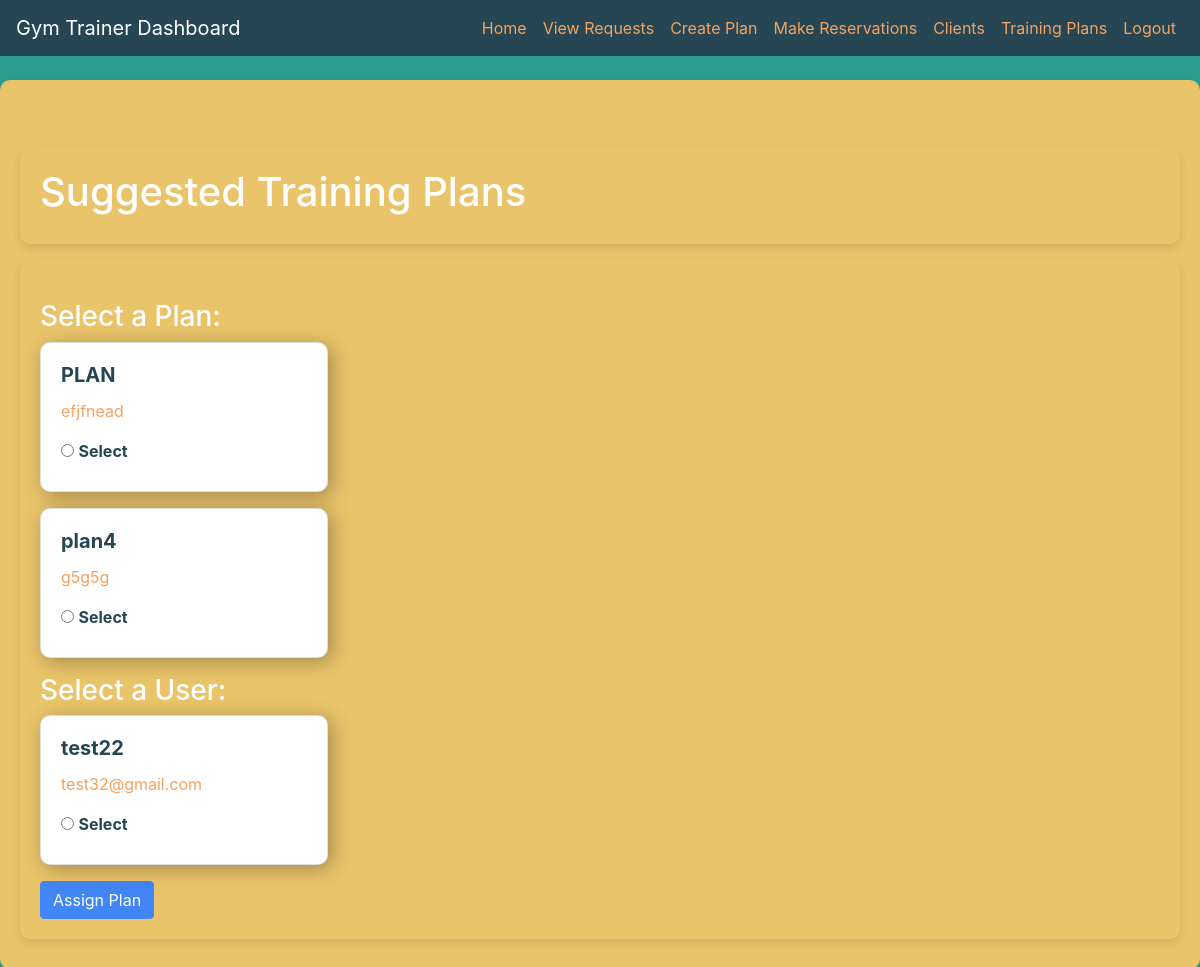
/members/suggest_training_plans/ (signed in), run on the app's committed database.
### Members/models.py (models this page shows, shortened)
class TrainingPlan(models.Model):
    plan_name = models.CharField(max_length=255)
    description = models.TextField()
    duration = models.IntegerField()  # Duration in days, weeks, etc.
    created_by_trainer = models.ForeignKey(FitnessTrainer, on_delete=models.CASCADE, null=True, blank=True)
    amount = models.DecimalField(max_digits=10, decimal_places=2, null=True, blank=True)

class FitnessUser(models.Model):
    user = models.OneToOneField(CustomUser, on_delete=models.CASCADE)
    fitness_goal = models.CharField(max_length=255)
    height = models.FloatField()
    weight = models.FloatField()

### users/models.py (models this page shows, shortened)
class CustomUser(AbstractBaseUser, PermissionsMixin):
    username = models.CharField(max_length=100, unique=True)
    email = models.EmailField(unique=True)
    first_name = models.CharField(max_length=100)
    last_name = models.CharField(max_length=100)
    role = models.CharField(max_length=20)  # Define roles (e.g., "FitnessUser", "FitnessTrainer", "SportsTrainer")
    description = models.TextField(blank=True, null=True)
    profile_picture = models.ImageField(upload_to='profile_pics/', blank=True, null=True)
    address = models.TextField(blank=True, null=True)
    contact_number = models.CharField(max_length=15, blank=True, null=True)
    second_contact_number = models.CharField(max_length=15, blank=True, null=True)# Add the description field
    is_active = models.BooleanField(default=True)
    is_staff = models.BooleanField(default=False)
    objects = CustomUserManager()
    USERNAME_FIELD = 'email'
    REQUIRED_FIELDS = ['username']

### Members/views.py (the view, shortened to what this page needs)
# urls.py: path('suggest_training_plans/', views.suggest_training_plans, name='suggest_training_plans'),
def suggest_training_plans(request):
    trainer = request.user.fitnesstrainer
    accepted_plan_user_ids = TrainingPlanAssignment.objects.filter(
        plan__created_by_trainer=trainer,
        is_accepted=True,
    ).values('user_id')
    connected_users = FitnessUser.objects.filter(
        traineruserconnection__fitness_trainer=trainer,
    ).exclude(
        id__in=Subquery(accepted_plan_user_ids)
    )
    available_plans = TrainingPlan.objects.filter(created_by_trainer=trainer)
    context = {'connected_users': connected_users, 'available_plans': available_plans}
    return render(request, 'suggest_training_plans.html', context)

### Members/templates/suggest_training_plans.html (shortened to what this page needs)
{% extends "Navbar.html" %}
{% block content %}
<div class="container mt-5">
    <h1>Suggested Training Plans</h1>
</div>
<div class="container mt-3">
    <form method="post" action="{% url 'Members:suggest_training_plans' %}">
        <h3>Select a Plan:</h3>
        {% for plan in available_plans %}
        <div class="card mb-3 custom-card">
            <div class="card-body">
                <h5 class="card-title custom-card-title">{{ plan.plan_name }}</h5>
                <p class="card-text custom-card-text">{{ plan.description }}</p>
                <input type="radio" name="selected_plan" value="{{ plan.id }}" id="plan_{{ plan.id }}" class="custom-radio-input">
                <label for="plan_{{ plan.id }}" class="custom-radio-label">Select</label>
            </div>
        </div>
        {% endfor %}
        <h3>Select a User:</h3>
        {% for user in connected_users %}
            <div class="card mb-3" style="width: 18rem;">
                <div class="card-body">
                    <h5 class="card-title custom-card-title">{{ user.user.username }}</h5>
                    <p class="card-text custom-card-text">{{ user.user.email }}</p>
                    <input type="radio" name="selected_user" value="{{ user.id }}" id="user_{{ user.id }}">
                    <label for="user_{{ user.id }}">Select</label>
                </div>
            </div>
        {% endfor %}
        <button type="submit" class="btn btn-primary">Assign Plan</button>
    </form>
</div>
{% endblock %}

### Members/templates/Navbar.html (style rules this page uses)
body { background-color: #2A9D8F!important; }
.container { background-color: #E9C46A!important; padding: 20px; border-radius: 10px; }
.container { max-width: 1400px; margin: 10px auto; padding: 20px; background-color: #333; border-radius: 10px; box-shadow: 0 4px 8px rgba(0, 0, 0, 0.1); color: #fff; }
form { margin-top: 20px; }
label { font-weight: bold; color: #264653!important; ; }
.btn-primary { background-color: #4285F4; border-color: #4285F4; }
.card { background-color: #d3d3d3 padding: 1em; box-shadow: 4px 4px 20px rgba(0, 0, 0, 0.3); border-radius: 10px; transition: 200ms ease-in-out; }
.custom-card { width: 18rem; }
.custom-card-title { font-size: 1.25rem; font-weight: bold; color: #264653; }
.custom-card-text { color: #F4A261; }

### data on the page
TrainingPlan: plan_name "PLAN", description "efjfnead"
TrainingPlan: plan_name "plan4", description "g5g5g"
FitnessUser: user.username "test22", user.email "test32@gmail.com"
